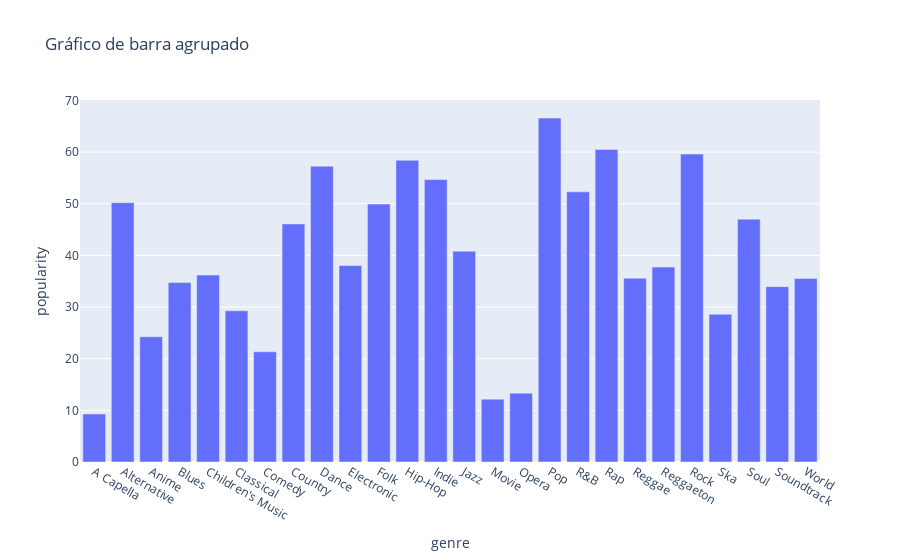

The cell this chart's notebook holds for it:
### Code cell
print(data['popularity'].mean())

group_genre_popularity = data.groupby(['genre'], as_index=False)['popularity'].mean()

bar_grouped = px.bar(group_genre_popularity,
    x="genre", y= "popularity",
    title="Gráfico de barra agrupado", barmode="group")
bar_grouped.show()

### Figure 1 — Plotly figure (JSON) as saved in the notebook; plotly's stock layout.template omitted (floating-point values rounded to 4 significant figures)
{"data": [{"alignmentgroup": "True", "hovertemplate": "genre=%{x}<br>popularity=%{y}<extra></extra>", "legendgroup": "", "marker": {"color": "#636efa", "pattern": {"shape": ""}}, "name": "", "offsetgroup": "", "orientation": "v", "showlegend": false, "textposition": "auto", "type": "bar", "x": ["A Capella", "Alternative", "Anime", "Blues", "Children's Music", "Classical", "Comedy", "Country", "Dance", "Electronic", "Folk", "Hip-Hop", "Indie", "Jazz", "Movie", "Opera", "Pop", "R&B", "Rap", "Reggae", "Reggaeton", "Rock", "Ska", "Soul", "Soundtrack", "World"], "xaxis": "x", "y": [9.303, 50.21, 24.26, 34.74, 36.2, 29.28, 21.34, 46.1, 57.28, 38.06, 49.94, 58.42, 54.7, 40.82, 12.17, 13.34, 66.59, 52.31, 60.53, 35.59, 37.74, 59.62, 28.61, 47.03, 33.95, 35.52], "yaxis": "y"}], "layout": {"barmode": "group", "legend": {"tracegroupgap": 0}, "title": {"text": "Gráfico de barra agrupado"}, "xaxis": {"anchor": "y", "domain": [0, 1], "title": {"text": "genre"}}, "yaxis": {"anchor": "x", "domain": [0, 1], "title": {"text": "popularity"}}}}
